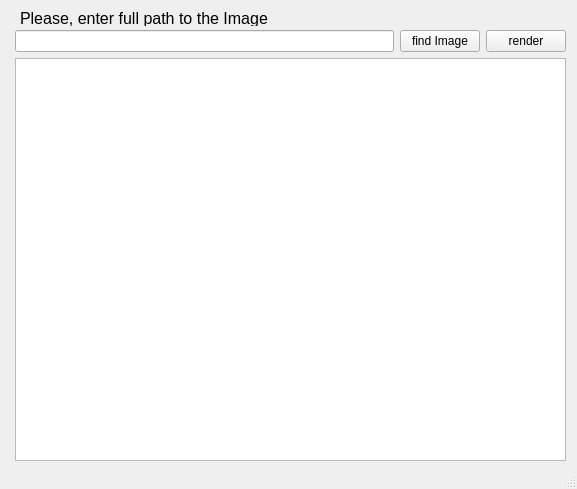
<?xml version="1.0" encoding="UTF-8"?>
<ui version="4.0">
 <class>MainWindow</class>
 <widget class="QMainWindow" name="MainWindow">
  <property name="geometry">
   <rect>
    <x>0</x>
    <y>0</y>
    <width>577</width>
    <height>489</height>
   </rect>
  </property>
  <property name="windowTitle">
   <string>MainWindow</string>
  </property>
  <widget class="QWidget" name="centralwidget">
   <widget class="QLabel" name="label">
    <property name="geometry">
     <rect>
      <x>20</x>
      <y>10</y>
      <width>261</width>
      <height>16</height>
     </rect>
    </property>
    <property name="font">
     <font>
      <pointsize>12</pointsize>
     </font>
    </property>
    <property name="text">
     <string>Please, enter full path to the Image</string>
    </property>
   </widget>
   <widget class="QWidget" name="">
    <property name="geometry">
     <rect>
      <x>15</x>
      <y>30</y>
      <width>551</width>
      <height>431</height>
     </rect>
    </property>
    <layout class="QVBoxLayout" name="verticalLayout">
     <item>
      <layout class="QHBoxLayout" name="horizontalLayout">
       <item>
        <widget class="QLineEdit" name="lineEdit"/>
       </item>
       <item>
        <widget class="QPushButton" name="pushButton">
         <property name="text">
          <string>find Image</string>
         </property>
        </widget>
       </item>
       <item>
        <widget class="QPushButton" name="pushButton_2">
         <property name="text">
          <string>render</string>
         </property>
        </widget>
       </item>
      </layout>
     </item>
     <item>
      <widget class="QGraphicsView" name="graphicsView"/>
     </item>
    </layout>
   </widget>
  </widget>
  <widget class="QStatusBar" name="statusbar"/>
 </widget>
 <resources/>
 <connections/>
</ui>
